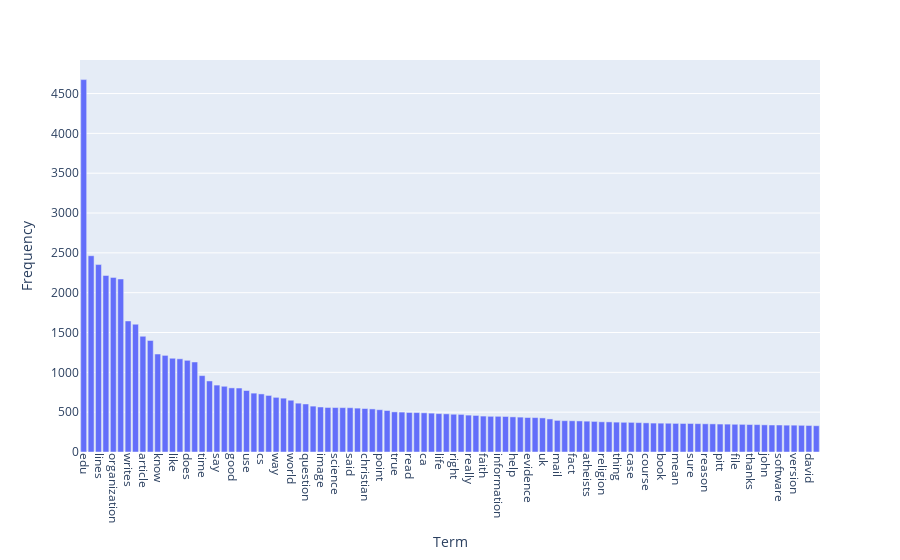

The cell this chart's notebook holds for it:
### Markdown cell above
### >>> **Exercise 13 (take home):** 
The chart above only contains 300 vocabulary in the documents, and it's already computationally intensive to both compute and visualize. Can you efficiently reduce the number of terms you want to visualize as an exercise.

### Code cell
# Answer here
from sklearn.feature_extraction.text import CountVectorizer
import plotly.express as px

count_vect_ns = CountVectorizer(stop_words='english',min_df=0.05)
X_counts_ns = count_vect_ns.fit_transform(X.text)

term_freqs = np.asarray(X_counts_ns.sum(axis=0)).ravel()

median_value = np.median(term_freqs)
index=[]
for i in range(len(term_freqs)):
    if term_freqs[i] >= median_value:
        index.append(i)

index_new = sorted(index, key=lambda i: term_freqs[i], reverse=True)[:100]

terms_top = [count_vect_ns.get_feature_names_out()[i] for i in index_new]
freqs_top = term_freqs[np.array(index_new)]

fig = px.bar(x=terms_top, y=freqs_top, labels={'x': 'Term', 'y': 'Frequency'})
fig.update_layout(xaxis_tickangle=90)  
fig.show()

### Figure 1 — Plotly figure (JSON) as saved in the notebook; plotly's stock layout.template omitted (floating-point values rounded to 4 significant figures)
{"data": [{"hovertemplate": "Term=%{x}<br>Frequency=%{y}<extra></extra>", "legendgroup": "", "marker": {"color": "#636efa", "pattern": {"shape": ""}}, "name": "", "orientation": "v", "showlegend": false, "textposition": "auto", "type": "bar", "x": ["edu", "subject", "lines", "god", "organization", "com", "writes", "people", "article", "don", "know", "think", "like", "university", "does", "just", "time", "posting", "say", "jesus", "good", "believe", "use", "host", "cs", "nntp", "way", "new", "world", "graphics", "question", "things", "image", "ve", "science", "make", "said", "did", "christian", "bible", "point", "need", "true", "reply", "read", "christians", "ca", "1993", "life", "want", "right", "church", "really", "problem", "faith", "computer", "information", "used", "help", "work", "evidence", "years", "uk", "day", "mail", "different", "fact", "christ", "atheists", "come", "religion", "10", "thing", "truth", "case", "doesn", "course", "group", "book", "ll", "mean", "law", "sure", "research", "reason", "human", "pitt", "example", "file", "keith", "thanks", "better", "john", "available", "software", "program", "version", "apr", "david", "wrong"], "xaxis": "x", "y": [4675, 2464, 2353, 2216, 2192, 2172, 1645, 1604, 1453, 1400, 1230, 1213, 1177, 1170, 1151, 1130, 959, 892, 840, 825, 805, 803, 772, 739, 729, 710, 686, 676, 650, 613, 603, 576, 565, 559, 558, 557, 556, 551, 546, 541, 531, 521, 504, 501, 496, 495, 492, 488, 482, 479, 474, 472, 463, 459, 451, 448, 448, 446, 441, 438, 433, 432, 428, 415, 397, 393, 392, 390, 387, 384, 379, 378, 375, 373, 372, 369, 366, 363, 362, 361, 359, 358, 358, 356, 354, 353, 351, 350, 348, 347, 345, 344, 341, 339, 339, 337, 337, 335, 333, 330], "yaxis": "y"}], "layout": {"barmode": "relative", "legend": {"tracegroupgap": 0}, "margin": {"t": 60}, "xaxis": {"anchor": "y", "domain": [0, 1], "tickangle": 90, "title": {"text": "Term"}}, "yaxis": {"anchor": "x", "domain": [0, 1], "title": {"text": "Frequency"}}}}
